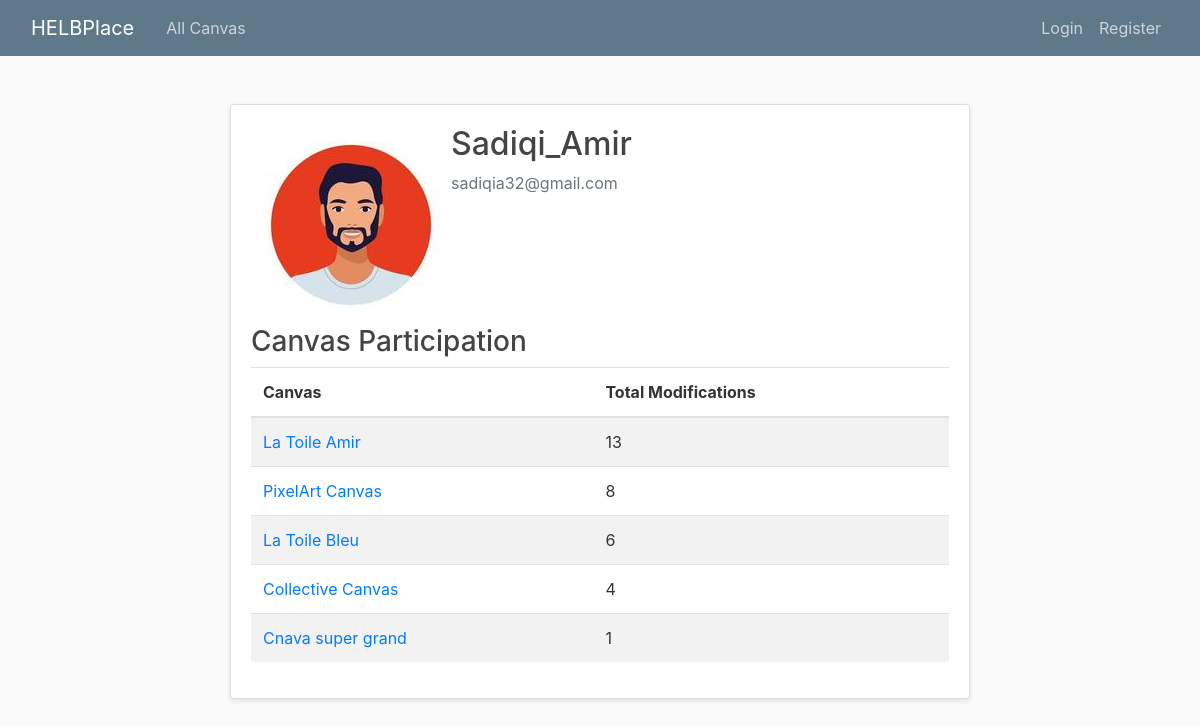
Page /profile/1/ on the committed database.
### users/models.py (models this page shows, shortened)
class Profile(models.Model):
    user=models.OneToOneField(User, on_delete=models.CASCADE) # one-to-one relationship with User model and oneToOneField is used to delete theprofile when the user is deleted
    image=models.ImageField(default='default.jpg', upload_to='profile_pics') # image field to store profile picture

### blog/models.py (models this page shows, shortened)
class Canva(models.Model):
    title = models.CharField(max_length=100)
    sizeHeight = models.IntegerField()
    sizeWidth = models.IntegerField()
    timer = models.IntegerField()
    date_posted = models.DateTimeField(default=timezone.now)
    author = models.ForeignKey(User, on_delete=models.CASCADE)

### blog/views.py (the view)
# urls.py: path('profile/<int:user_id>/', user_profile, name='profile'),
def user_profile(request, user_id):
    user = get_object_or_404(User, id=user_id)
    canvas_participation = UserAction.objects.filter(user=user) \
        .values('canva__title', 'canva__id') \
        .annotate(total_modifications=Sum('modification_count')) \
        .order_by('-total_modifications')
    return render(request, 'blog/profile.html', {
        'profile_user': user,
        'canvas_participation': canvas_participation,
    })

### blog/templates/blog/profile.html
{% extends "blog/base.html" %}
{% block content %}
    <div class="container mt-4">
        <div class="content-section">
            <div class="media">
              <img class="rounded-circle account-img" src="{{ profile_user.profile.image.url }}">
              <div class="media-body">
                <h2 class="account-heading">{{ profile_user.username }}</h2>
                <p class="text-secondary">{{ profile_user.email }}</p>
              </div>
            </div>
        <h3>Canvas Participation</h3>
        {% if canvas_participation %}
            <table class="table table-striped">
                <thead>
                    <tr>
                        <th>Canvas</th>
                        <th>Total Modifications</th>
                    </tr>
                </thead>
                <tbody>
                    {% for canvas in canvas_participation %}
                        <tr>
                            <td>
                                <a href="{% url 'canva-detail' canvas.canva__id %}">{{ canvas.canva__title }}</a>
                            </td>
                            <td>{{ canvas.total_modifications }}</td>
                        </tr>
                    {% endfor %}
                </tbody>
            </table>
        {% else %}
            <p>No canvas participation found.</p>
        {% endif %}
    </div>
{% endblock %}

### blog/static/blog/main.css (style rules this page uses)
body { background: #fafafa; color: #333333; margin-top: 5rem; }
h1, h2, h3, h4, h5, h6 { color: #444444; }
.container { max-width: 1200px; }
.content-section { background: #ffffff; padding: 20px; border: 1px solid #dddddd; border-radius: 3px; box-shadow: 0 2px 5px rgba(0, 0, 0, 0.1); }

### rows in the picture
Canva: canva__title "La Toile Amir", total_modifications "13"
Canva: canva__title "PixelArt Canvas", total_modifications "8"
Canva: canva__title "La Toile Bleu", total_modifications "6"
Canva: canva__title "Collective Canvas", total_modifications "4"
Canva: canva__title "Cnava super grand", total_modifications "1"

### other values in the picture
{{ profile_user.username }} "Sadiqi_Amir"
{{ profile_user.email }} "sadiqia32@gmail.com"
